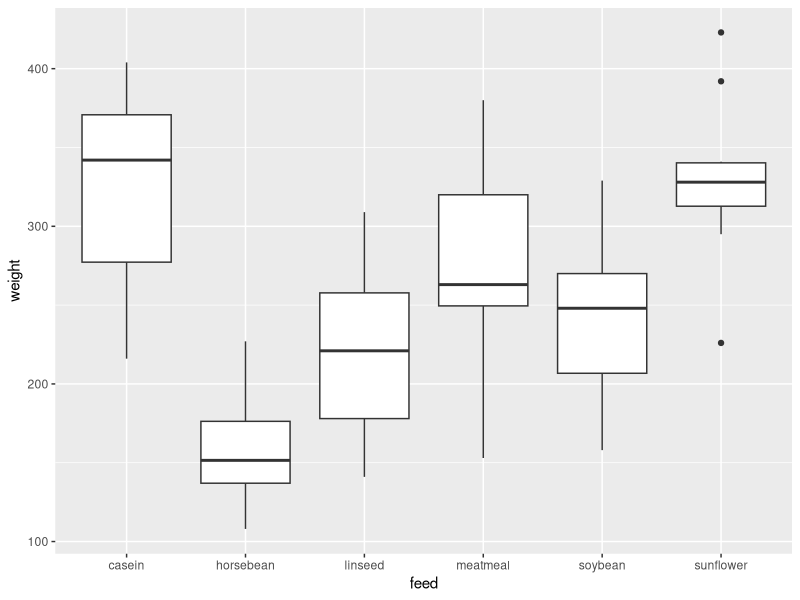
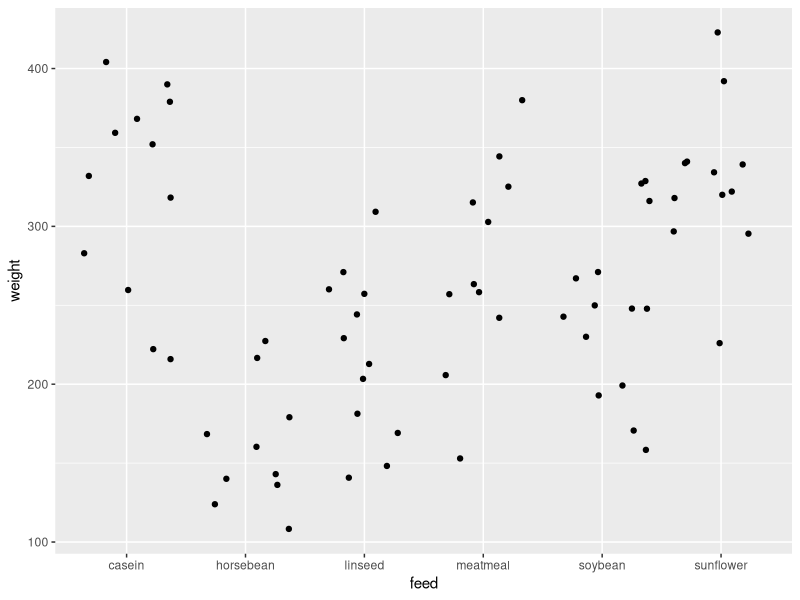

R code for these plots, in order:
## ---- chunk 1
knitr::opts_chunk$set(echo = TRUE)
knitr::opts_chunk$set(cache = TRUE, 
                      message = FALSE,
                      warning = FALSE,
                      echo = FALSE,
                      autodep = TRUE, 
                      fig.align = "center")

library(tidyverse)
library(rio)
library(scales)
library(GGally)
library(ggplot2)

## ---- chunk 2

library(tidyverse)
library(knitr)
## ---- chunk 3

chickwts %>% 
  group_by(feed) %>%
 summarise(n = n(),
               average = mean(weight),
               SD = sd(weight))
  
## ---- chunk 4
ggplot(chickwts, aes( x = feed, y =  weight )) + 
  geom_boxplot()
## ---- chunk 5
ggplot(chickwts,aes(x=feed, y=weight)) + 
  geom_jitter() + 
  stat_summary(fun.data = mean_sdl,
               fun.args = list(mult=1),
               color="red")
## ---- chunk 6
chickwts_lm <- lm(weight ~ feed , data =  chickwts)
chickwts_lm
anova(chickwts_lm)

## ---- chunk 7
lm(formula = weight ~ feed, data = chickwts)

